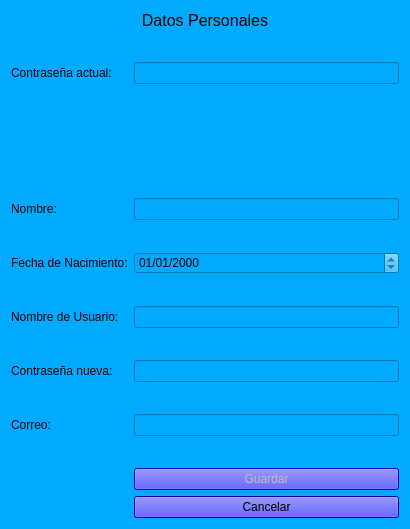
<?xml version="1.0" encoding="UTF-8"?>
<ui version="4.0">
 <class>editar</class>
 <widget class="QWidget" name="editar">
  <property name="geometry">
   <rect>
    <x>0</x>
    <y>0</y>
    <width>410</width>
    <height>529</height>
   </rect>
  </property>
  <property name="windowTitle">
   <string>Form</string>
  </property>
  <property name="styleSheet">
   <string notr="true">background-color: rgb(0, 170, 255);</string>
  </property>
  <layout class="QFormLayout" name="formLayout">
   <item row="0" column="0" colspan="2">
    <widget class="QLabel" name="datosLabel">
     <property name="font">
      <font>
       <pointsize>12</pointsize>
      </font>
     </property>
     <property name="text">
      <string>Datos Personales</string>
     </property>
     <property name="alignment">
      <set>Qt::AlignCenter</set>
     </property>
    </widget>
   </item>
   <item row="1" column="0" colspan="2">
    <spacer name="horizontalSpacer_6">
     <property name="orientation">
      <enum>Qt::Horizontal</enum>
     </property>
     <property name="sizeHint" stdset="0">
      <size>
       <width>40</width>
       <height>20</height>
      </size>
     </property>
    </spacer>
   </item>
   <item row="2" column="0">
    <widget class="QLabel" name="cactuallLabel">
     <property name="text">
      <string>Contraseña actual:</string>
     </property>
    </widget>
   </item>
   <item row="2" column="1">
    <widget class="QLineEdit" name="cactualLE">
     <property name="echoMode">
      <enum>QLineEdit::Password</enum>
     </property>
     <property name="readOnly">
      <bool>false</bool>
     </property>
    </widget>
   </item>
   <item row="3" column="1">
    <spacer name="verticalSpacer_2">
     <property name="orientation">
      <enum>Qt::Vertical</enum>
     </property>
     <property name="sizeHint" stdset="0">
      <size>
       <width>20</width>
       <height>40</height>
      </size>
     </property>
    </spacer>
   </item>
   <item row="4" column="0">
    <widget class="QLabel" name="enombreLabel">
     <property name="text">
      <string>Nombre:</string>
     </property>
    </widget>
   </item>
   <item row="4" column="1">
    <widget class="QLineEdit" name="enombreLE">
     <property name="readOnly">
      <bool>true</bool>
     </property>
    </widget>
   </item>
   <item row="6" column="1">
    <spacer name="horizontalSpacer_2">
     <property name="orientation">
      <enum>Qt::Horizontal</enum>
     </property>
     <property name="sizeHint" stdset="0">
      <size>
       <width>256</width>
       <height>20</height>
      </size>
     </property>
    </spacer>
   </item>
   <item row="7" column="0">
    <widget class="QLabel" name="efechaLabel">
     <property name="text">
      <string>Fecha de Nacimiento:</string>
     </property>
    </widget>
   </item>
   <item row="9" column="1">
    <spacer name="horizontalSpacer">
     <property name="orientation">
      <enum>Qt::Horizontal</enum>
     </property>
     <property name="sizeHint" stdset="0">
      <size>
       <width>256</width>
       <height>20</height>
      </size>
     </property>
    </spacer>
   </item>
   <item row="10" column="0">
    <widget class="QLabel" name="euserLabel">
     <property name="text">
      <string>Nombre de Usuario:</string>
     </property>
    </widget>
   </item>
   <item row="10" column="1">
    <widget class="QLineEdit" name="euserLE">
     <property name="readOnly">
      <bool>true</bool>
     </property>
    </widget>
   </item>
   <item row="12" column="1">
    <spacer name="horizontalSpacer_3">
     <property name="orientation">
      <enum>Qt::Horizontal</enum>
     </property>
     <property name="sizeHint" stdset="0">
      <size>
       <width>256</width>
       <height>20</height>
      </size>
     </property>
    </spacer>
   </item>
   <item row="13" column="0">
    <widget class="QLabel" name="cnuevaLabel">
     <property name="text">
      <string>Contraseña nueva:</string>
     </property>
    </widget>
   </item>
   <item row="15" column="1">
    <spacer name="horizontalSpacer_4">
     <property name="orientation">
      <enum>Qt::Horizontal</enum>
     </property>
     <property name="sizeHint" stdset="0">
      <size>
       <width>256</width>
       <height>20</height>
      </size>
     </property>
    </spacer>
   </item>
   <item row="16" column="0">
    <widget class="QLabel" name="ecorreoLabel">
     <property name="text">
      <string>Correo:</string>
     </property>
    </widget>
   </item>
   <item row="16" column="1">
    <widget class="QLineEdit" name="ecorreoLE">
     <property name="readOnly">
      <bool>true</bool>
     </property>
    </widget>
   </item>
   <item row="17" column="1">
    <spacer name="horizontalSpacer_5">
     <property name="orientation">
      <enum>Qt::Horizontal</enum>
     </property>
     <property name="sizeHint" stdset="0">
      <size>
       <width>40</width>
       <height>20</height>
      </size>
     </property>
    </spacer>
   </item>
   <item row="18" column="1">
    <widget class="QPushButton" name="eguardarPB">
     <property name="enabled">
      <bool>false</bool>
     </property>
     <property name="styleSheet">
      <string notr="true">background-color: rgb(0, 0, 255);</string>
     </property>
     <property name="text">
      <string>Guardar</string>
     </property>
    </widget>
   </item>
   <item row="19" column="1">
    <widget class="QPushButton" name="ecancelarPB">
     <property name="styleSheet">
      <string notr="true">background-color: rgb(0, 0, 255);</string>
     </property>
     <property name="text">
      <string>Cancelar</string>
     </property>
    </widget>
   </item>
   <item row="13" column="1">
    <widget class="QLineEdit" name="cnuevaLE">
     <property name="echoMode">
      <enum>QLineEdit::Password</enum>
     </property>
     <property name="readOnly">
      <bool>true</bool>
     </property>
    </widget>
   </item>
   <item row="7" column="1">
    <widget class="QDateEdit" name="efechaDE">
     <property name="readOnly">
      <bool>true</bool>
     </property>
     <property name="maximumDate">
      <date>
       <year>7999</year>
       <month>12</month>
       <day>31</day>
      </date>
     </property>
     <property name="minimumDate">
      <date>
       <year>1752</year>
       <month>9</month>
       <day>16</day>
      </date>
     </property>
     <property name="displayFormat">
      <string>dd/MM/yyyy</string>
     </property>
    </widget>
   </item>
  </layout>
 </widget>
 <resources/>
 <connections/>
</ui>
